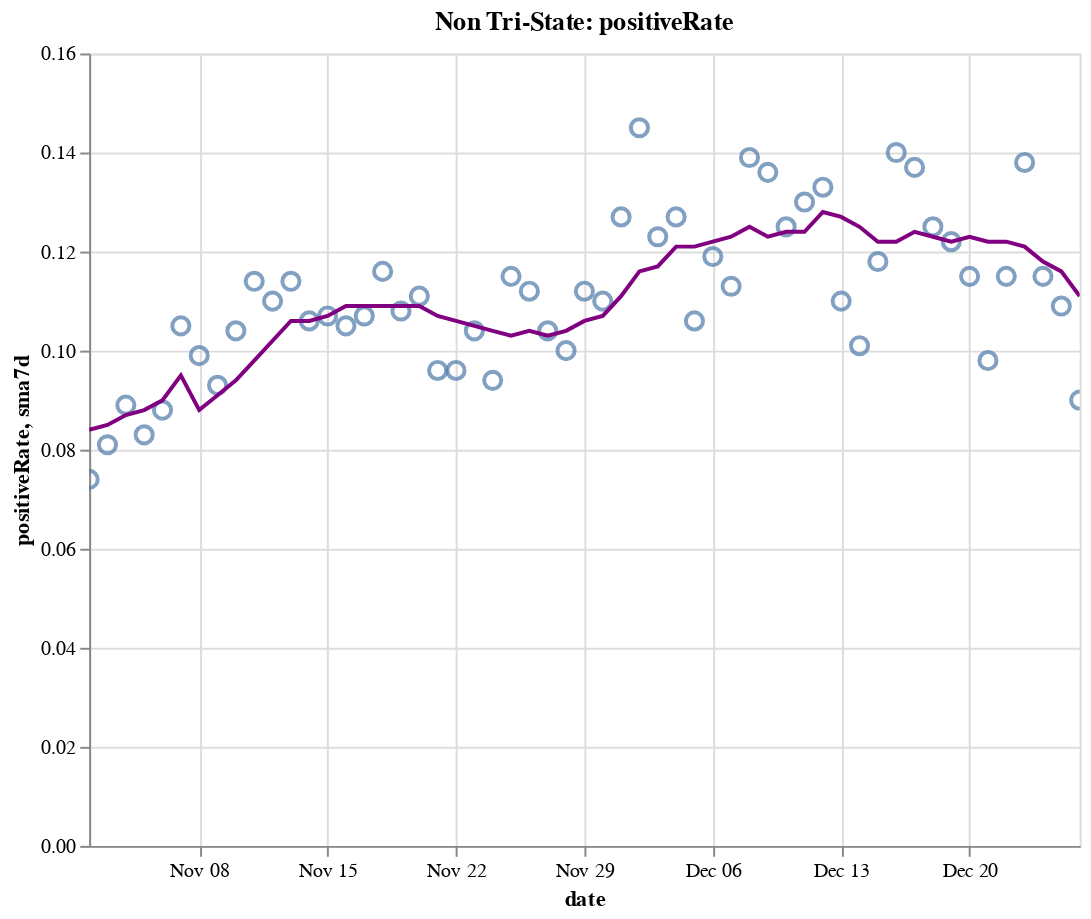

The code cell stored with this chart in its notebook:
### Code cell
create_plot(non_tristate, 'positiveRate')

### Figure 1 — Vega-Lite specification as saved in the notebook (floating-point values rounded to 4 significant figures)
{"config": {"view": {"continuousWidth": 400, "continuousHeight": 300}}, "layer": [{"layer": [{"mark": {"type": "point", "size": 75}, "encoding": {"tooltip": [{"type": "temporal", "field": "date"}, {"type": "quantitative", "field": "positiveRate"}, {"type": "quantitative", "field": "sma7d"}], "x": {"type": "temporal", "field": "date"}, "y": {"type": "quantitative", "field": "positiveRate"}}, "selection": {"selector016": {"type": "interval", "bind": "scales", "encodings": ["x", "y"]}}}, {"mark": {"type": "line", "color": "purple"}, "encoding": {"x": {"type": "temporal", "field": "date"}, "y": {"type": "quantitative", "field": "sma7d"}}}]}, {"mark": {"type": "rule", "color": "#aaa"}, "encoding": {"x": {"type": "temporal", "field": "date"}}, "transform": [{"filter": {"selection": "selector015"}}]}, {"mark": "circle", "encoding": {"opacity": {"condition": {"value": 1, "selection": "selector015"}, "value": 0}, "tooltip": [{"type": "temporal", "field": "date"}, {"type": "quantitative", "field": "positiveRate"}, {"type": "quantitative", "field": "sma7d"}], "x": {"type": "temporal", "field": "date"}, "y": {"type": "quantitative", "field": "positiveRate"}}, "selection": {"selector015": {"type": "single", "encodings": ["x"], "on": "mouseover", "nearest": true, "empty": "none"}}}, {"mark": {"type": "text", "align": "left", "dx": 5, "dy": -5, "stroke": "white", "strokeWidth": 2}, "encoding": {"text": {"type": "quantitative", "field": "positiveRate"}, "tooltip": [{"type": "temporal", "field": "date"}, {"type": "quantitative", "field": "positiveRate"}, {"type": "quantitative", "field": "sma7d"}], "x": {"type": "temporal", "field": "date"}, "y": {"type": "quantitative", "field": "positiveRate"}}, "transform": [{"filter": {"selection": "selector015"}}]}, {"mark": {"type": "text", "align": "left", "dx": 5, "dy": -5}, "encoding": {"text": {"type": "quantitative", "field": "positiveRate"}, "tooltip": [{"type": "temporal", "field": "date"}, {"type": "quantitative", "field": "positiveRate"}, {"type": "quantitative", "field": "sma7d"}], "x": {"type": "temporal", "field": "date"}, "y": {"type": "quantitative", "field": "positiveRate"}}, "transform": [{"filter": {"selection": "selector015"}}]}], "data": {"name": "data-bbdaa402b16b49686937fc4871d246f3"}, "height": 400, "title": "Non Tri-State: positiveRate", "width": 500, "$schema": "https://vega.github.io/schema/vega-lite/v4.8.1.json", "datasets": {"data-bbdaa402b16b49686937fc4871d246f3": [{"date": "2020-11-02T00:00:00", "totalTestResultsIncrease": 1051000.0, "positiveIncrease": 77420.0, "death": 176700.0, "deathIncrease": 446.0, "positiveRate": 0.074, "state": "Non Tri-State", "sma7d": 0.084}, {"date": "2020-11-03T00:00:00", "totalTestResultsIncrease": 1047000.0, "positiveIncrease": 85220.0, "death": 178200.0, "deathIncrease": 1492.0, "positiveRate": 0.081, "state": "Non Tri-State", "sma7d": 0.085}, {"date": "2020-11-04T00:00:00", "totalTestResultsIncrease": 1108000.0, "positiveIncrease": 98530.0, "death": 179300.0, "deathIncrease": 1077.0, "positiveRate": 0.089, "state": "Non Tri-State", "sma7d": 0.087}, {"date": "2020-11-05T00:00:00", "totalTestResultsIncrease": 1343000.0, "positiveIncrease": 111500.0, "death": 180400.0, "deathIncrease": 1108.0, "positiveRate": 0.083, "state": "Non Tri-State", "sma7d": 0.088}, {"date": "2020-11-06T00:00:00", "totalTestResultsIncrease": 1383000.0, "positiveIncrease": 121900.0, "death": 181500.0, "deathIncrease": 1140.0, "positiveRate": 0.088, "state": "Non Tri-State", "sma7d": 0.09}, {"date": "2020-11-07T00:00:00", "totalTestResultsIncrease": 1185000.0, "positiveIncrease": 124500.0, "death": 182600.0, "deathIncrease": 1105.0, "positiveRate": 0.105, "state": "Non Tri-State", "sma7d": 0.095}, {"date": "2020-11-08T00:00:00", "totalTestResultsIncrease": 1071000.0, "positiveIncrease": 106200.0, "death": 183100.0, "deathIncrease": 478.0, "positiveRate": 0.099, "state": "Non Tri-State", "sma7d": 0.088}, {"date": "2020-11-09T00:00:00", "totalTestResultsIncrease": 1173000.0, "positiveIncrease": 109000.0, "death": 183600.0, "deathIncrease": 516.0, "positiveRate": 0.093, "state": "Non Tri-State", "sma7d": 0.091}, {"date": "2020-11-10T00:00:00", "totalTestResultsIncrease": 1189000.0, "positiveIncrease": 123200.0, "death": 184900.0, "deathIncrease": 1295.0, "positiveRate": 0.104, "state": "Non Tri-State", "sma7d": 0.094}, {"date": "2020-11-11T00:00:00", "totalTestResultsIncrease": 1217000.0, "positiveIncrease": 138500.0, "death": 186400.0, "deathIncrease": 1534.0, "positiveRate": 0.114, "state": "Non Tri-State", "sma7d": 0.098}, {"date": "2020-11-12T00:00:00", "totalTestResultsIncrease": 1342000.0, "positiveIncrease": 147100.0, "death": 187500.0, "deathIncrease": 1053.0, "positiveRate": 0.11, "state": "Non Tri-State", "sma7d": 0.102}, {"date": "2020-11-13T00:00:00", "totalTestResultsIncrease": 1413000.0, "positiveIncrease": 161700.0, "death": 188700.0, "deathIncrease": 1242.0, "positiveRate": 0.114, "state": "Non Tri-State", "sma7d": 0.106}, {"date": "2020-11-14T00:00:00", "totalTestResultsIncrease": 1478000.0, "positiveIncrease": 156800.0, "death": 190000.0, "deathIncrease": 1302.0, "positiveRate": 0.106, "state": "Non Tri-State", "sma7d": 0.106}, {"date": "2020-11-15T00:00:00", "totalTestResultsIncrease": 1291000.0, "positiveIncrease": 138000.0, "death": 190700.0, "deathIncrease": 660.0, "positiveRate": 0.107, "state": "Non Tri-State", "sma7d": 0.107}, {"date": "2020-11-16T00:00:00", "totalTestResultsIncrease": 1316000.0, "positiveIncrease": 138800.0, "death": 191200.0, "deathIncrease": 547.0, "positiveRate": 0.105, "state": "Non Tri-State", "sma7d": 0.109}, {"date": "2020-11-17T00:00:00", "totalTestResultsIncrease": 1376000.0, "positiveIncrease": 147700.0, "death": 192700.0, "deathIncrease": 1482.0, "positiveRate": 0.107, "state": "Non Tri-State", "sma7d": 0.109}, {"date": "2020-11-18T00:00:00", "totalTestResultsIncrease": 1338000.0, "positiveIncrease": 155700.0, "death": 194500.0, "deathIncrease": 1796.0, "positiveRate": 0.116, "state": "Non Tri-State", "sma7d": 0.109}, {"date": "2020-11-19T00:00:00", "totalTestResultsIncrease": 1612000.0, "positiveIncrease": 174700.0, "death": 196400.0, "deathIncrease": 1933.0, "positiveRate": 0.108, "state": "Non Tri-State", "sma7d": 0.109}, {"date": "2020-11-20T00:00:00", "totalTestResultsIncrease": 1661000.0, "positiveIncrease": 184700.0, "death": 198300.0, "deathIncrease": 1813.0, "positiveRate": 0.111, "state": "Non Tri-State", "sma7d": 0.109}, {"date": "2020-11-21T00:00:00", "totalTestResultsIncrease": 1789000.0, "positiveIncrease": 172200.0, "death": 199700.0, "deathIncrease": 1486.0, "positiveRate": 0.096, "state": "Non Tri-State", "sma7d": 0.107}, {"date": "2020-11-22T00:00:00", "totalTestResultsIncrease": 1502000.0, "positiveIncrease": 144000.0, "death": 200600.0, "deathIncrease": 871.0, "positiveRate": 0.096, "state": "Non Tri-State", "sma7d": 0.106}, {"date": "2020-11-23T00:00:00", "totalTestResultsIncrease": 1338000.0, "positiveIncrease": 139000.0, "death": 201400.0, "deathIncrease": 771.0, "positiveRate": 0.104, "state": "Non Tri-State", "sma7d": 0.105}, {"date": "2020-11-24T00:00:00", "totalTestResultsIncrease": 1654000.0, "positiveIncrease": 154700.0, "death": 203400.0, "deathIncrease": 1998.0, "positiveRate": 0.094, "state": "Non Tri-State", "sma7d": 0.104}, {"date": "2020-11-25T00:00:00", "totalTestResultsIncrease": 1518000.0, "positiveIncrease": 175000.0, "death": 205500.0, "deathIncrease": 2127.0, "positiveRate": 0.115, "state": "Non Tri-State", "sma7d": 0.103}, {"date": "2020-11-26T00:00:00", "totalTestResultsIncrease": 1044000.0, "positiveIncrease": 117300.0, "death": 206800.0, "deathIncrease": 1281.0, "positiveRate": 0.112, "state": "Non Tri-State", "sma7d": 0.104}, {"date": "2020-11-27T00:00:00", "totalTestResultsIncrease": 1737000.0, "positiveIncrease": 181500.0, "death": 208100.0, "deathIncrease": 1301.0, "positiveRate": 0.104, "state": "Non Tri-State", "sma7d": 0.103}, {"date": "2020-11-28T00:00:00", "totalTestResultsIncrease": 1413000.0, "positiveIncrease": 141300.0, "death": 209300.0, "deathIncrease": 1184.0, "positiveRate": 0.1, "state": "Non Tri-State", "sma7d": 0.104}, {"date": "2020-11-29T00:00:00", "totalTestResultsIncrease": 1124000.0, "positiveIncrease": 125700.0, "death": 210000.0, "deathIncrease": 752.0, "positiveRate": 0.112, "state": "Non Tri-State", "sma7d": 0.106}, {"date": "2020-11-30T00:00:00", "totalTestResultsIncrease": 1211000.0, "positiveIncrease": 133900.0, "death": 210900.0, "deathIncrease": 904.0, "positiveRate": 0.11, "state": "Non Tri-State", "sma7d": 0.107}, {"date": "2020-12-01T00:00:00", "totalTestResultsIncrease": 1295000.0, "positiveIncrease": 164900.0, "death": 213300.0, "deathIncrease": 2327.0, "positiveRate": 0.127, "state": "Non Tri-State", "sma7d": 0.111}, {"date": "2020-12-02T00:00:00", "totalTestResultsIncrease": 1279000.0, "positiveIncrease": 185200.0, "death": 215900.0, "deathIncrease": 2618.0, "positiveRate": 0.145, "state": "Non Tri-State", "sma7d": 0.116}, {"date": "2020-12-03T00:00:00", "totalTestResultsIncrease": 1580000.0, "positiveIncrease": 194200.0, "death": 218600.0, "deathIncrease": 2675.0, "positiveRate": 0.123, "state": "Non Tri-State", "sma7d": 0.117}, {"date": "2020-12-04T00:00:00", "totalTestResultsIncrease": 1659000.0, "positiveIncrease": 210700.0, "death": 221000.0, "deathIncrease": 2430.0, "positiveRate": 0.127, "state": "Non Tri-State", "sma7d": 0.121}, {"date": "2020-12-05T00:00:00", "totalTestResultsIncrease": 1896000.0, "positiveIncrease": 200600.0, "death": 223300.0, "deathIncrease": 2357.0, "positiveRate": 0.106, "state": "Non Tri-State", "sma7d": 0.121}, {"date": "2020-12-06T00:00:00", "totalTestResultsIncrease": 1388000.0, "positiveIncrease": 165500.0, "death": 224400.0, "deathIncrease": 1070.0, "positiveRate": 0.119, "state": "Non Tri-State", "sma7d": 0.122}, {"date": "2020-12-07T00:00:00", "totalTestResultsIncrease": 1439000.0, "positiveIncrease": 161900.0, "death": 225500.0, "deathIncrease": 1121.0, "positiveRate": 0.113, "state": "Non Tri-State", "sma7d": 0.123}, {"date": "2020-12-08T00:00:00", "totalTestResultsIncrease": 1423000.0, "positiveIncrease": 197900.0, "death": 228100.0, "deathIncrease": 2520.0, "positiveRate": 0.139, "state": "Non Tri-State", "sma7d": 0.125}, {"date": "2020-12-09T00:00:00", "totalTestResultsIncrease": 1447000.0, "positiveIncrease": 196900.0, "death": 231000.0, "deathIncrease": 2908.0, "positiveRate": 0.136, "state": "Non Tri-State", "sma7d": 0.123}, {"date": "2020-12-10T00:00:00", "totalTestResultsIncrease": 1607000.0, "positiveIncrease": 201200.0, "death": 233900.0, "deathIncrease": 2913.0, "positiveRate": 0.125, "state": "Non Tri-State", "sma7d": 0.124}, {"date": "2020-12-11T00:00:00", "totalTestResultsIncrease": 1674000.0, "positiveIncrease": 216800.0, "death": 236400.0, "deathIncrease": 2570.0, "positiveRate": 0.13, "state": "Non Tri-State", "sma7d": 0.124}, {"date": "2020-12-12T00:00:00", "totalTestResultsIncrease": 1562000.0, "positiveIncrease": 207100.0, "death": 238800.0, "deathIncrease": 2336.0, "positiveRate": 0.133, "state": "Non Tri-State", "sma7d": 0.128}, {"date": "2020-12-13T00:00:00", "totalTestResultsIncrease": 1553000.0, "positiveIncrease": 171500.0, "death": 240100.0, "deathIncrease": 1365.0, "positiveRate": 0.11, "state": "Non Tri-State", "sma7d": 0.127}, {"date": "2020-12-14T00:00:00", "totalTestResultsIncrease": 1691000.0, "positiveIncrease": 171400.0, "death": 241300.0, "deathIncrease": 1168.0, "positiveRate": 0.101, "state": "Non Tri-State", "sma7d": 0.125}, {"date": "2020-12-15T00:00:00", "totalTestResultsIncrease": 1479000.0, "positiveIncrease": 174000.0, "death": 244000.0, "deathIncrease": 2720.0, "positiveRate": 0.118, "state": "Non Tri-State", "sma7d": 0.122}, {"date": "2020-12-16T00:00:00", "totalTestResultsIncrease": 1524000.0, "positiveIncrease": 213700.0, "death": 247200.0, "deathIncrease": 3179.0, "positiveRate": 0.14, "state": "Non Tri-State", "sma7d": 0.122}, {"date": "2020-12-17T00:00:00", "totalTestResultsIncrease": 1630000.0, "positiveIncrease": 222700.0, "death": 250400.0, "deathIncrease": 3193.0, "positiveRate": 0.137, "state": "Non Tri-State", "sma7d": 0.124}, {"date": "2020-12-18T00:00:00", "totalTestResultsIncrease": 1763000.0, "positiveIncrease": 220000.0, "death": 253100.0, "deathIncrease": 2671.0, "positiveRate": 0.125, "state": "Non Tri-State", "sma7d": 0.123}, {"date": "2020-12-19T00:00:00", "totalTestResultsIncrease": 1544000.0, "positiveIncrease": 188700.0, "death": 255600.0, "deathIncrease": 2544.0, "positiveRate": 0.122, "state": "Non Tri-State", "sma7d": 0.122}, {"date": "2020-12-20T00:00:00", "totalTestResultsIncrease": 1580000.0, "positiveIncrease": 180900.0, "death": 257100.0, "deathIncrease": 1488.0, "positiveRate": 0.115, "state": "Non Tri-State", "sma7d": 0.123}, {"date": "2020-12-21T00:00:00", "totalTestResultsIncrease": 1640000.0, "positiveIncrease": 161400.0, "death": 258400.0, "deathIncrease": 1250.0, "positiveRate": 0.098, "state": "Non Tri-State", "sma7d": 0.122}, {"date": "2020-12-22T00:00:00", "totalTestResultsIncrease": 1514000.0, "positiveIncrease": 174100.0, "death": 261300.0, "deathIncrease": 2895.0, "positiveRate": 0.115, "state": "Non Tri-State", "sma7d": 0.122}, {"date": "2020-12-23T00:00:00", "totalTestResultsIncrease": 1468000.0, "positiveIncrease": 202400.0, "death": 264300.0, "deathIncrease": 3040.0, "positiveRate": 0.138, "state": "Non Tri-State", "sma7d": 0.121}, {"date": "2020-12-24T00:00:00", "totalTestResultsIncrease": 1593000.0, "positiveIncrease": 183300.0, "death": 267000.0, "deathIncrease": 2672.0, "positiveRate": 0.115, "state": "Non Tri-State", "sma7d": 0.118}, {"date": "2020-12-25T00:00:00", "totalTestResultsIncrease": 984400.0, "positiveIncrease": 107000.0, "death": 268300.0, "deathIncrease": 1369.0, "positiveRate": 0.109, "state": "Non Tri-State", "sma7d": 0.116}, {"date": "2020-12-26T00:00:00", "totalTestResultsIncrease": 1928000.0, "positiveIncrease": 174500.0, "death": 269600.0, "deathIncrease": 1265.0, "positiveRate": 0.09, "state": "Non Tri-State", "sma7d": 0.111}]}}
